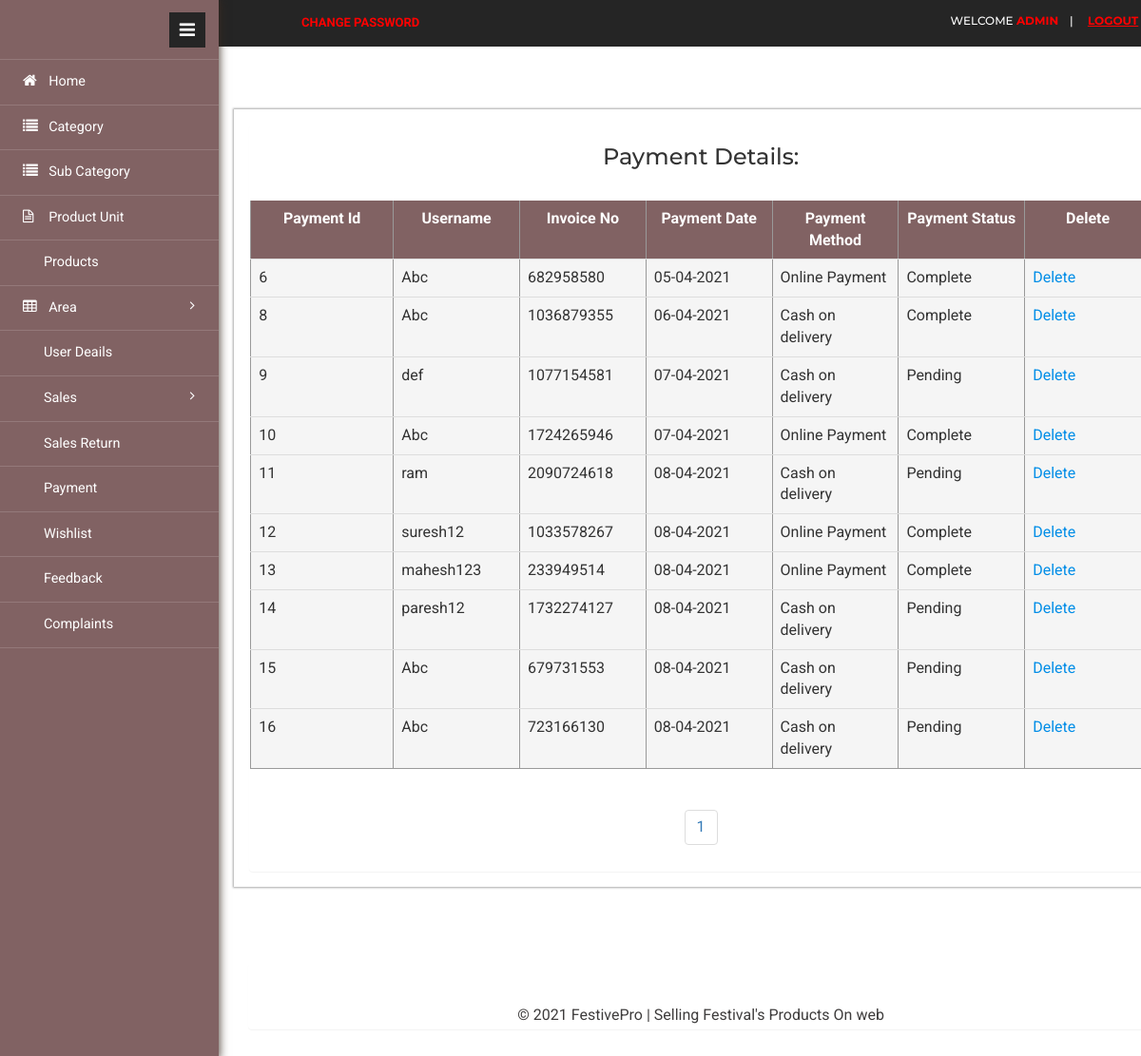
/admin/payment.php (signed in), run on the app's committed database.
### tables this page shows
CREATE TABLE `payment_details` (
  `pay_id` int(7) NOT NULL,
  `username` varchar(15) NOT NULL,
  `pay_date` date NOT NULL,
  `pay_status` varchar(10) NOT NULL,
  `pay_method` varchar(18) NOT NULL,
  `sales_id` int(7) NOT NULL
);

### admin/payment.php (the view, shortened to what this page needs)
			<?php
				include 'include/header.php';
			?>
			<div class="content">
					<div class="monthly-grid">
						<div class="panel panel-widget">
<center><h3 style="color:#333333;"> Payment Details: </h3> </center><br />
<?php
$start=0;
$limit=10;
$t=mysqli_query($con,"select * from payment_details");
$total=mysqli_num_rows($t);
$page=ceil($total/$limit);
 $db=mysqli_query($con,"select * from payment_details order by pay_id limit $start,$limit");
  ?>
<table border="1" align="center" class="table">
  <tr>
    <th>Payment Id</th>
	<th>Username</th>
	<th>Invoice No</th>
	<th>Payment Date</th>
	<th>Payment Method</th>
	<th>Payment Status</th>
	<th>Delete</th>
  </tr>
  <?php
  while($row=mysqli_fetch_array($db))
  {
  ?>
  <tr>
      	<td><?php echo $row["pay_id"];?></td>
		<td><?php echo $row["username"];?></td>
		<td><?php echo $row["sales_id"];?></td>
		<td><?php echo date("d-m-Y", strtotime($row["pay_date"]));?></td>
	  	<td><?php echo $row["pay_method"];?></td>
	  	<td><?php echo $row["pay_status"];?></td>
		<td><a onclick='javascript:confirmationDelete($(this));return false;'
			href='payment_delete.php?x=<?php echo $row["pay_id"];?>'>Delete</a></td>
  </tr>
  <?php
  }
   ?>
</table>
<br /><center>
  <ul class="pagination">
	 <?php
	 for($i=1;$i <= $page;$i++){
	 ?>
		<li><a href="?id=<?php echo $i ?>"><?php echo $i;?></a></li>
	  <?php
	 }
	  ?>
 </ul>
						</div>
					</div>
					<div class="content-top">
				<div class="area">
			<?php
				include_once 'include/footer.php';
			?>
			</div>
		</div>
</div>
			<?php
				include_once 'include/slidebar.php';
			?>

### admin/include/table.css (style rules this page uses)
* { box-sizing: border-box; }
table { border-collapse: collapse; width:auto; border:thin; border-color:#999999; }
th, td { background-color:#F5F5F5; padding: 8px; text-align:center; overflow:hidden; }
th { background-color: #816263; color: white; }
body { font-family: 'Roboto', sans-serif; }
.table { border-collapse: collapse; width:100%; border:thin; border-color:#999999; table-layout:fixed; }
.table td { vertical-align:top; text-align:left; overflow:hidden; }

### data on the page
payment_details: pay_id "6", username "Abc", sales "682958580", pay_date "05-04-2021", pay_method "Online Payment", pay_status "Complete"
payment_details: pay_id "8", username "Abc", sales "1036879355", pay_date "06-04-2021", pay_method "Cash on delivery", pay_status "Complete"
payment_details: pay_id "9", username "def", sales "1077154581", pay_date "07-04-2021", pay_method "Cash on delivery", pay_status "Pending"
payment_details: pay_id "10", username "Abc", sales "1724265946", pay_date "07-04-2021", pay_method "Online Payment", pay_status "Complete"
payment_details: pay_id "11", username "ram", sales "2090724618", pay_date "08-04-2021", pay_method "Cash on delivery", pay_status "Pending"
payment_details: pay_id "12", username "suresh12", sales "1033578267", pay_date "08-04-2021", pay_method "Online Payment", pay_status "Complete"
payment_details: pay_id "13", username "mahesh123", sales "233949514", pay_date "08-04-2021", pay_method "Online Payment", pay_status "Complete"
payment_details: pay_id "14", username "paresh12", sales "1732274127", pay_date "08-04-2021", pay_method "Cash on delivery", pay_status "Pending"
payment_details: pay_id "15", username "Abc", sales "679731553", pay_date "08-04-2021", pay_method "Cash on delivery", pay_status "Pending"
payment_details: pay_id "16", username "Abc", sales "723166130", pay_date "08-04-2021", pay_method "Cash on delivery", pay_status "Pending"

### other printed values
$_SESSION['client']['r1'] "ADMIN"
